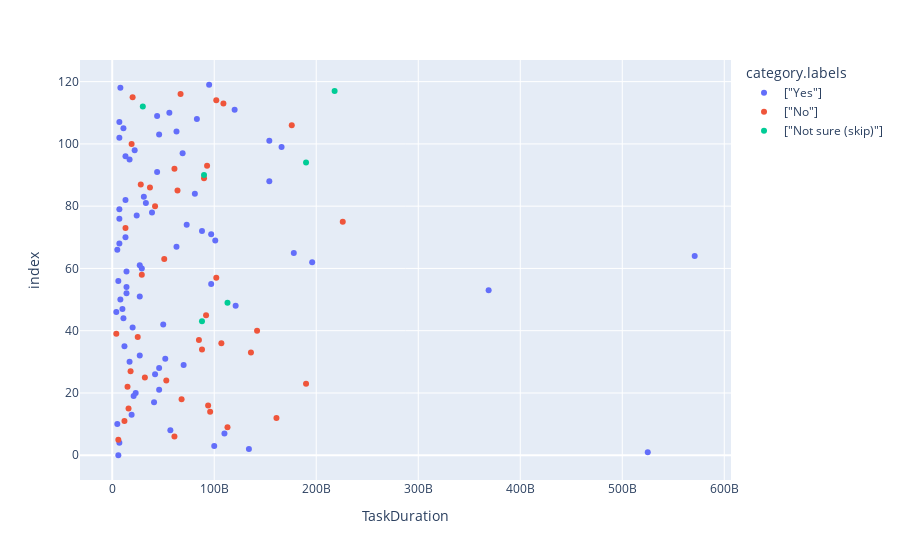

Here is the notebook cell this chart was saved with:
### Code cell
fig = px.scatter(df, x = "TaskDuration", color = "category.labels")
fig.show()
